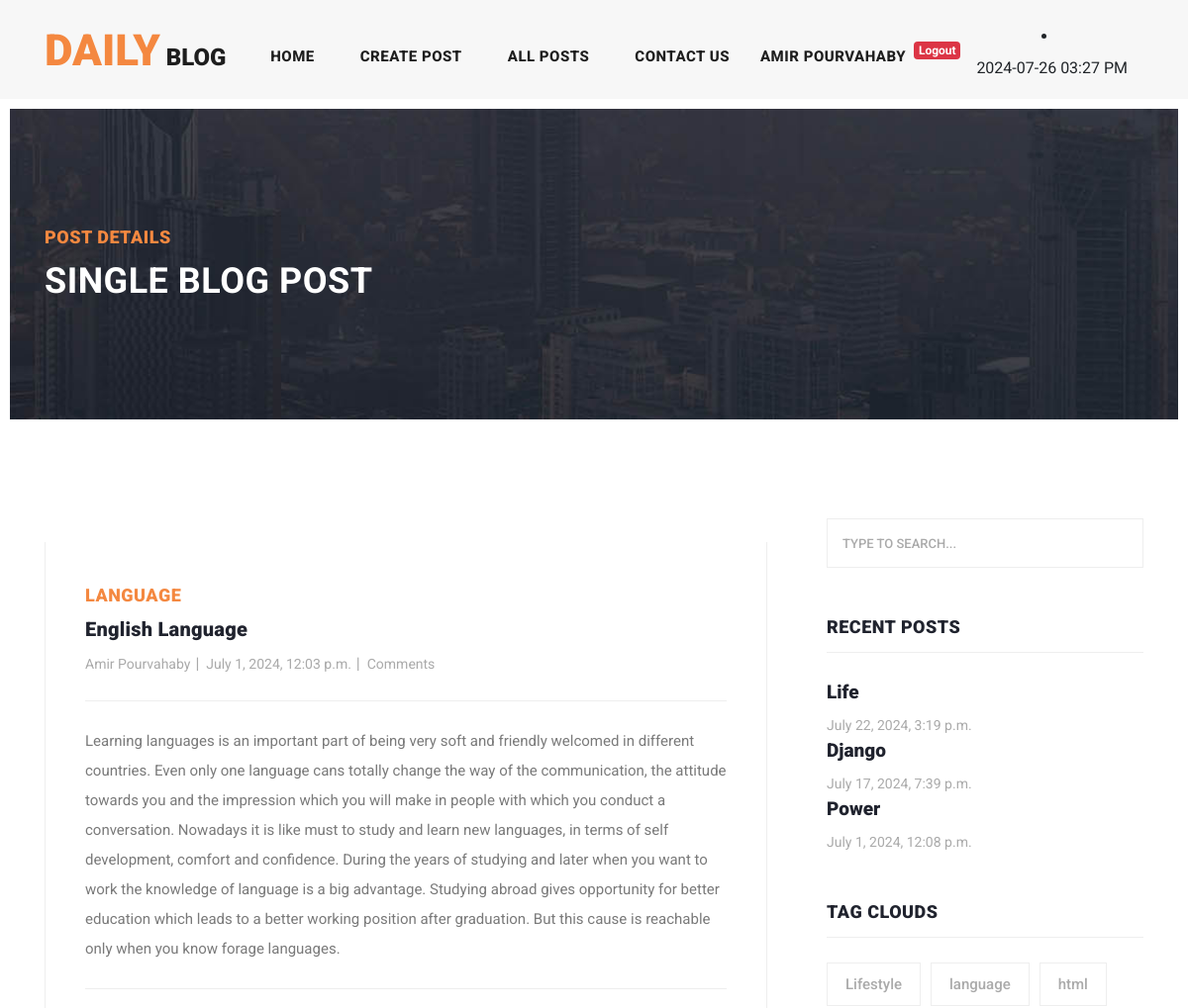
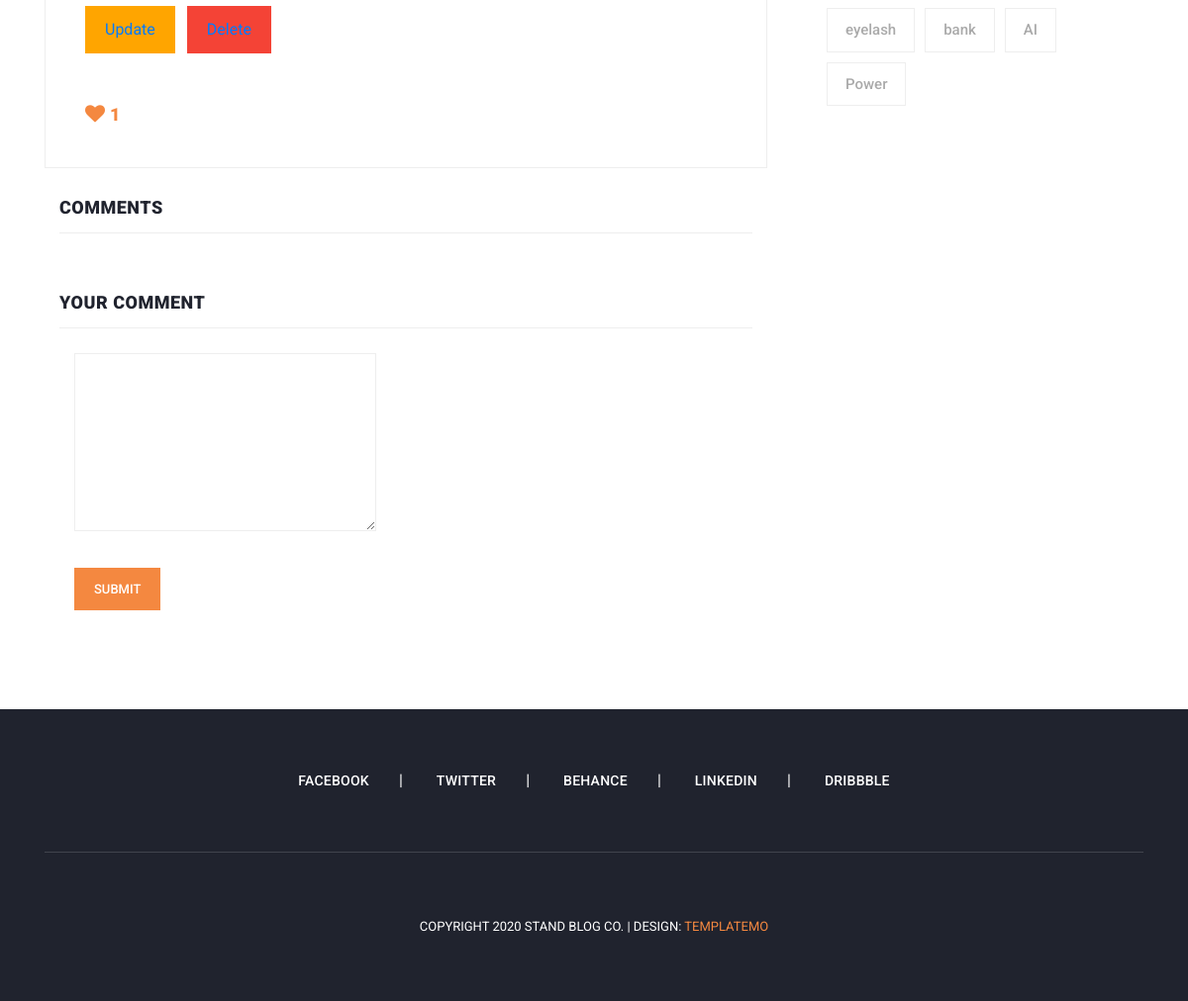
/post/details/english-language (signed in), run on the app's committed database (2 pictures, top to bottom).
### post/models.py (models this page shows, shortened)
class Article(models.Model):
    author = models.ForeignKey(User, on_delete=models.CASCADE, null=True)
    category = models.ManyToManyField(Category, related_name="articles", blank=True)
    title = models.CharField(max_length=100)
    body = models.TextField()
    created_time = models.DateTimeField(auto_now_add=True)
    updated_time = models.DateTimeField(auto_now=True)
    image = models.ImageField(upload_to='images/post', default='images/ArticleDefault.jpg')
    slug = models.SlugField(null=True, unique=True)
    published = models.BooleanField(default=False)
    def show_image(self):
        if self.image:
            return format_html(f"<img src='{self.image.url}' width='45px' height='30px'>")
    show_image.short_description = 'Image'
    def get_absolute_url(self):
        return reverse("post:details", kwargs={"slug": self.slug})

class Category(models.Model):
    title = models.CharField(max_length=100)
    class Meta:
        verbose_name_plural = 'Categories'
    def __str__(self):
        return self.title

### post/views.py (the view)
# urls.py: path('details/<slug:slug>', views.post_details, name='details'),
def post_details(request, slug):
    articles = Article.objects.get(slug=slug)
    if request.method == 'POST':
        body = request.POST.get('body')
        parent_id = request.POST.get('parent_id')
        Comment.objects.create(user=request.user, article=articles, body=body, parent_id=parent_id)
    if request.user.is_authenticated:
        if request.user.likes.filter(article__slug=slug, user_id=request.user.id).exists():
            is_liked = True
        else:
            is_liked = False
    return render(request, 'post/post-details.html', context={'articles': articles, "is_liked": is_liked})

### context_processors/context_processors.py (called while the page is built)
def user(request):
    user = User.objects.all()
    return {'user': user}

def sidebar(request):
    recent = Article.objects.order_by('-created_time')[:3]
    return {'recent': recent}

def categories(request):
    categories = Category.objects.all()
    return {'categories': categories}

### home/templatetags/filters.py (called while the page is built)
@register.simple_tag
def current_time(format_string):
    return datetime.now().strftime(format_string)

### post/templates/post/post-details.html (shortened to what this page needs)
{% extends 'base.html' %}
{% load static %}
{% block content %}
    <body>
    <div class="heading-page header-text">
        <section class="page-heading">
            <div class="container">
                <div class="row">
                    <div class="col-lg-12">
                        <div class="text-content">
                            <h4>Post Details</h4>
                            <h2>Single blog post</h2>
                        </div>
                    </div>
                </div>
            </div>
        </section>
    </div>
    <section class="blog-posts grid-system">
        <div class="container">
            <div class="row">
                <div class="col-lg-8">
                    <div class="all-blog-posts">
                        <div class="row">
                            <div class="col-lg-12">
                                <div class="blog-post">
                                    <div class="blog-thumb">
                                    </div>
                                    <div class="down-content">
                                        <span>{{ articles.category.first }}</span>
                                        <a href="{{ articles.get_absolute_url }}"><h4>{{ articles.title }}</h4></a>
                                        <ul class="post-info">
                                            <li><a href="#">{{ articles.author.get_full_name }}</a></li>
                                            <li><a href="#">{{ articles.created_time }}</a></li>
                                            <li><a href="#">Comments</a></li>
                                        </ul>
                                        <p>{{ articles.body }}</p>
                                        <div class="button-container">
                                            <button class="update-button"><a
                                                    href="{% url 'post:update_post' articles.slug %}">Update</a>
                                            </button>
                                            <button class="delete-button"><a
                                                    href="{% url 'post:delete_post' articles.slug %}">Delete</a>
                                            </button>
                                            <br>
                                            <br>
                                        </div>
                                        <br>
                                        <br>
                                        <div class="post-options">
                                            <div class="row">
                                                <div class="col-6">
                                                    <ul class="post-tags">
                                                        {% if is_liked %}
                                                            <li>
                                                                <a onclick="like('{{ articles.slug }}', '{{ articles.id }}')"><i
                                                                        id="like"
                                                                        style="font-size: 20px"
                                                                        class="fa fa-heart">
                                                                </i></a><span id="count">{{ articles.likes.all.count }}</span>
                                                            </li>
                                                        {% endif %}
                                                    </ul>
                                                </div>
                                            </div>
                                        </div>
                                    </div>
                                </div>
                                <div class="col-lg-12">
                                    <div class="sidebar-item comments">
                                        <div class="sidebar-heading">
                                            <h2>Comments</h2>
                                        </div>
                                    </div>
                                </div>
                                <div class="col-lg-12">
                                    {% if request.user.is_authenticated %}
                                        <div class="sidebar-item submit-comment">
                                            <div class="sidebar-heading">
                                                <h2>Your comment</h2>
                                            </div>
                                            <div class="content">
                                                <form id="comment" action="#" method="post">
                                                    <div class="row">
                                                        <div class="col-md-6 col-sm-12">
                                                            <div class="col-lg-12">
                                                                <fieldset>
                                                                    <textarea name="body" rows="6" id="message"
                                                                              placeholder="Type your comment"
                                                                              required="">
                                                                        </textarea>
                                                                </fieldset>
                                                            </div>
                                                            <div class="col-lg-12">
                                                                <fieldset>
                                                                    <button type="submit" id="form-submit"
                                                                            class="main-button">
                                                                        Submit
                                                                    </button>
                                                                </fieldset>
                                                            </div>
                                                        </div>
                                                    </div>
                                                </form>
                                            </div>
                                        </div>
                                    {% else %}
                                        <div class="down-content">
                                            <a href="{% url 'accounts:login' %}">Login To Send a Comment</a>
                                        </div>
                                    {% endif %}
                                </div>
                            </div>
                        </div>
                    </div>
                </div>
                {% include 'includes/sidebar.html' %}
            </div>
        </div>
    </section>
{% endblock %}

### templates/base.html (shortened to what this page needs)
{% load static %}
{% load filters %}
<!DOCTYPE html>
<html lang="en">
<head>
    <link href="{% static 'vendor/bootstrap/css/bootstrap.min.css' %}" rel="stylesheet">
    <link rel="stylesheet" href="{% static 'css/fontawesome.css' %}">
    <link rel="stylesheet" href="{% static 'css/templatemo-stand-blog.css' %}">
    <link rel="stylesheet" href="{% static 'css/owl.css' %}">
</head>
<body>
<header class="">
    <nav class="navbar navbar-expand-lg">
        <div class="container">
            <a class="navbar-brand" href="{% url 'home:home' %}"><h2><em>Daily</em> Blog</h2></a>
            <div class="collapse navbar-collapse" id="navbarResponsive">
                <ul class="navbar-nav ml-auto">
                    <li class="nav-item {% if request.resolver_match.url_name == 'home' %}active{% endif %}">
                        <a class="nav-link" href="{% url 'home:home' %}">Home
                        </a>
                    </li>
                    <li class="nav-item {% if request.resolver_match.url_name == 'about_us' %}active{% endif %}">
                        <a class="nav-link" href="{% url 'post:create_post' %}">Create Post</a>
                    </li>
                    <li class="nav-item {% if request.resolver_match.url_name == 'all' %}active{% endif %}">
                        <a class="nav-link" href="{% url 'post:all' %}">All Posts</a>
                    </li>
                    <li class="nav-item {% if request.resolver_match.url_name == 'contact_us' %}active{% endif %}">
                        <a class="nav-link" href="{% url 'home:contact_us' %}">Contact Us</a>
                    </li>
                    {% if request.user.is_authenticated %}
                        <div class="d-flex">
                            <a class="nav-link"
                               href="{% url 'accounts:profile' %}">{{ request.user.first_name }} {{ request.user.last_name }}</a>
                            <a href="{% url 'accounts:logout' %}"><span class="badge badge-danger m-t-50">Logout</span></a>
                        </div>
                    {% else %}
                        <a class="nav-link" href="{% url 'accounts:login' %}">Login</a>
                    {% endif %}
                </ul>
                <li class="nav-item">
                    {% current_time "%Y-%m-%d %I:%M %p" as the_time %}
                    <span class="nav-link">{{ the_time }}</span>
                </li>
            </div>
        </div>
    </nav>
</header>
{% block content %}
{% endblock %}
<footer>
    <div class="container">
        <div class="row">
            <div class="col-lg-12">
                <ul class="social-icons">
                    <li><a href="#">Facebook</a></li>
                    <li><a href="#">Twitter</a></li>
                    <li><a href="#">Behance</a></li>
                    <li><a href="#">Linkedin</a></li>
                    <li><a href="#">Dribbble</a></li>
                </ul>
            </div>
            <div class="col-lg-12">
                <div class="copyright-text">
                    <p>Copyright 2020 Stand Blog Co.
                        | Design: <a rel="nofollow" href="https://templatemo.com" target="_parent">TemplateMo</a></p>
                </div>
            </div>
        </div>
    </div>
</footer>
</body>
</html>

### templates/includes/sidebar.html
{% load static %}
<div class="col-lg-4">
    <div class="sidebar">
        <div class="row">
            <div class="col-lg-12">
                <div class="sidebar-item search">
                    <form id="search_form" name="gs" method="GET" action="{% url 'post:search' %}">
                        <input type="text" name="q" class="searchText" placeholder="type to search..."
                               autocomplete="on">
                    </form>
                </div>
            </div>
            <div class="col-lg-12">
                <div class="sidebar-item recent-posts">
                    <div class="sidebar-heading">
                        <h2>Recent Posts</h2>
                    </div>
                    {% for item in recent %}
                        <div class="content">
                            <ul>
                                <li><a href="{% url 'post:details' item.slug %}">
                                    <h5>{{ item.title }}</h5>
                                    <span>{{ item.created_time }}</span>
                                </a></li>
                            </ul>
                        </div>
                    {% endfor %}
                </div>
            </div>
            <div class="col-lg-12">
                <div class="sidebar-item tags">
                    <div class="sidebar-heading">
                        <h2>Tag Clouds</h2>
                    </div>
                    <div class="content">
                        <ul>
                            {% for item in categories %}
                                <li><a href="{% url 'post:categories' item.id %}">{{ item.title }}</a></li>
                            {% endfor %}
                        </ul>
                    </div>
                </div>
            </div>
        </div>
    </div>
</div>

### post/templates/post/post-details.html (style rules this page uses)
.button-container { display: flex; justify-content: space-between; width: 200px; }
.button-container button { padding: 10px 20px; font-size: 16px; cursor: pointer; }
.update-button { background-color: #FFA500; color: white; border: none; }
.delete-button { background-color: #f44336; color: white; border: none; }

### data on the page
Article: category.first "LANGUAGE", title "English Language", author.get_full_name "Amir Pourvahaby", created_time "July 1, 2024, 12:03 p.m.", body "Learning languages is an important part of being very soft and friendly welcomed in different countries. Even only one language cans totally change the way of the communication, the attitude towards you and the impression which you will make in people with which you conduct a conversation. Nowadays it is like must to study and learn new languages, in terms of self development, comfort and confidence. During the years of studying and later when you want to work the knowledge of language is a big advantage. Studying abroad gives opportunity for better education which leads to a better working position after graduation. But this cause is reachable only when you know forage languages.", likes.all.count "1"
Article: title "Life", created_time "July 22, 2024, 3:19 p.m."
Article: title "Django", created_time "July 17, 2024, 7:39 p.m."
Article: title "Power", created_time "July 1, 2024, 12:08 p.m."
Category: title "Lifestyle"
Category: title "language"
Category: title "html"
Category: title "eyelash"
Category: title "bank"
Category: title "AI"
Category: title "Power"

### other printed values
{{ request.user.first_name }} "AMIR"
{{ request.user.last_name }} "POURVAHABY"
{{ the_time }} "2024-07-26 03:27 PM"
